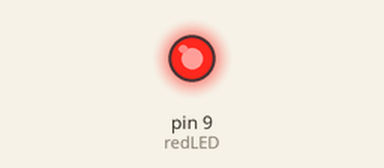
This sketch was run on a simulated Arduino Uno, built with avr-gcc and run on an emulated ATmega328P. On the bench: output pins drawn as LEDs (lit = HIGH).

Above: at 0.1 s.
Timing chart, 0 to 1.6 s (numbered marks = the images above):
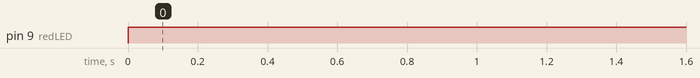

Measured:
- by itself, pin 9 (redLED): LOW → HIGH at 0.00 s

The sketch:

analogWrite.ino
```cpp
int redLED = 9;
int bright = 255;

void setup() {
  // put your setup code here, to run once:
  pinMode(redLED,OUTPUT);
}

void loop() {
  // put your main code here, to run repeatedly:
  analogWrite(redLED,bright);
}
```
